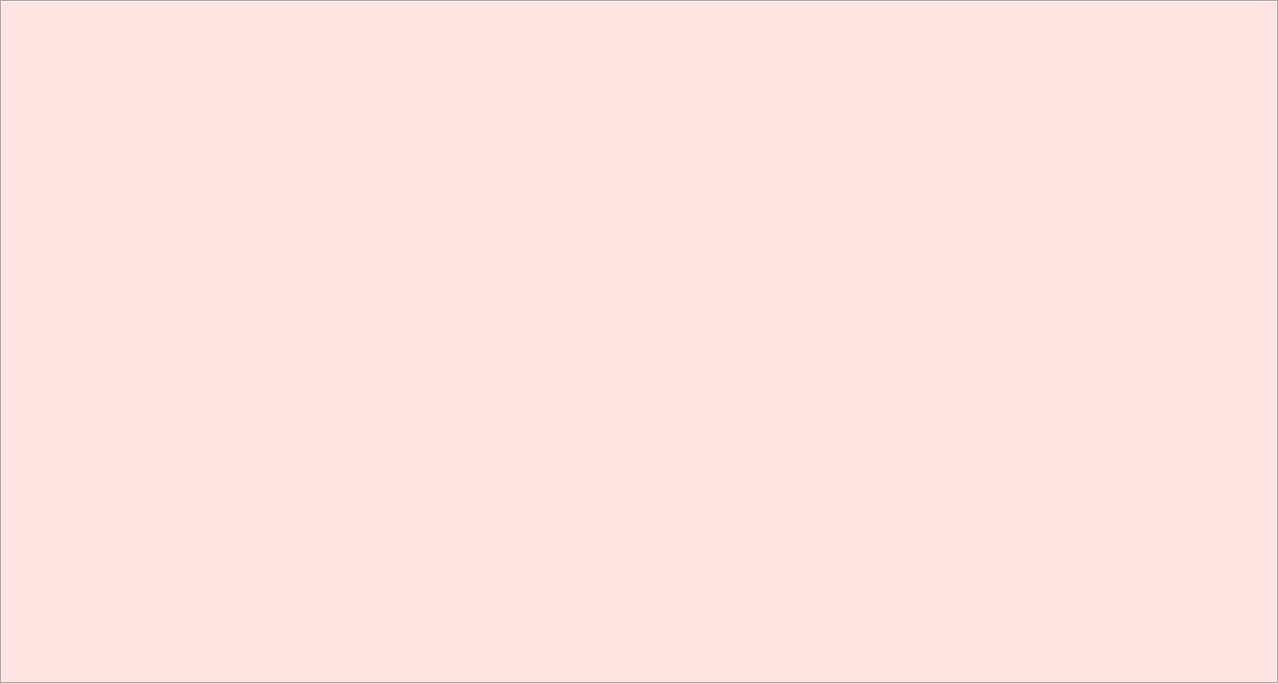
<?xml version="1.0" encoding="UTF-8"?>
<ui version="4.0">
 <class>TabWidget</class>
 <widget class="QTabWidget" name="TabWidget">
  <property name="geometry">
   <rect>
    <x>0</x>
    <y>0</y>
    <width>1278</width>
    <height>684</height>
   </rect>
  </property>
  <property name="windowTitle">
   <string>TabWidget</string>
  </property>
  <property name="styleSheet">
   <string notr="true">QWidget
{ background-color : #ffe4e1 ;
}</string>
  </property>
 </widget>
 <resources/>
 <connections/>
</ui>
